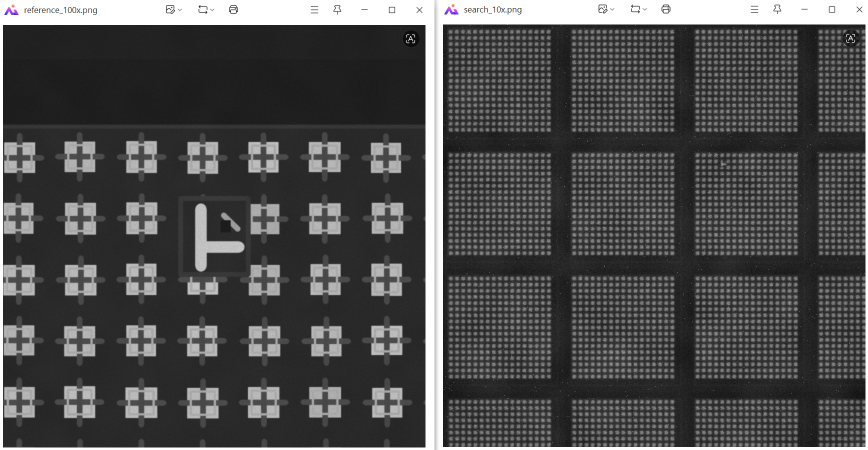
#> input picture images/generate.png, 1736 x 899 px (shown at 1/2 size)
$ python -i generate_dram_47.py   (imports and definitions only)
#> lines starting #> are read from the running program, lines starting #| are printed output that depends on the picture
import cv2
import json
import numpy as np
from pathlib import Path


# ============================================================
# DRAM-47
# Cross-point DRAM with broken wordline
# ============================================================


SEED = 20260817
rng = np.random.default_rng(SEED)
OUT = Path(__file__).resolve().parents[1] / "results" / "generated_dataset_images" / "dram_47"
SIZE = 10000
REF_SIZE = 1000
SEARCH_SIZE = 1000

BROKEN_Y = 5200
BROKEN_X0 = 1200
BROKEN_X1 = 2600


def draw_line(img, x1, y1, x2, y2, value, width):
    cv2.line(img, (int(x1), int(y1)), (int(x2), int(y2)), int(value), int(width), lineType=cv2.LINE_AA)


def draw_dot(img, x, y, value):
    cv2.circle(img, (int(x), int(y)), 4, int(value), -1, lineType=cv2.LINE_AA)


# [11 lines left out: function create_scene, not called in this run]


def apply_sem_noise(img, mode="search"):
    out = img.astype(float)
    if mode == "reference":
        out = cv2.GaussianBlur(out, (3, 3), 0.4)
        out += rng.normal(0, 1.2, out.shape)
    else:
        out = cv2.GaussianBlur(out, (5, 5), 1.0)
        drift = np.linspace(-2, 2, out.shape[0])
        out += drift[:, None]
        jitter = rng.normal(0, 1.8, (out.shape[0], 1))
        out += jitter
        out += rng.normal(0, 3.2, out.shape)
    return np.clip(out, 0, 255).astype(np.uint8)


# [5 lines left out: function create_reference, not called in this run]


def create_search(scene):
    search = cv2.resize(scene, (SEARCH_SIZE, SEARCH_SIZE), interpolation=cv2.INTER_AREA)
    return apply_sem_noise(search, mode="search")


# [23 lines left out: functions save_outputs, main, not called in this run]


# [2 lines not run here, left out]

>>> import cv2
>>> picture = cv2.imread('../images/generate.png')
#> picture is the input picture: shape (899, 1736, 3); mean B, G, R 77.4, 77.4, 77.4
>>> result = create_search(picture)
#> in create_search, `search = cv2.resize(scene, (SEARCH_SIZE, SEARCH_SIZE), interpolation=c..`:
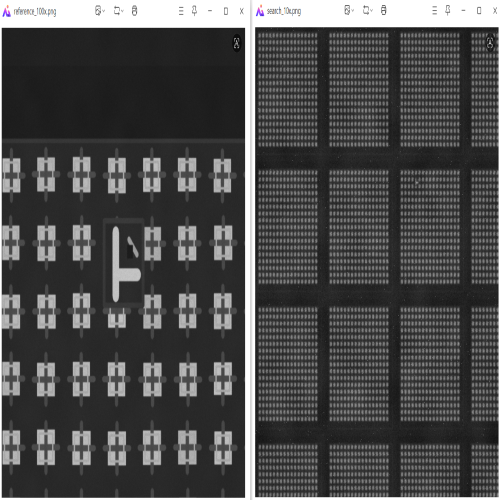
#> search: shape (1000, 1000, 3) (shown at 1/2 size); mean B, G, R 77.3, 77.2, 77.3
#> in apply_sem_noise, `out += rng.normal(0, 3.2, out.shape)`:
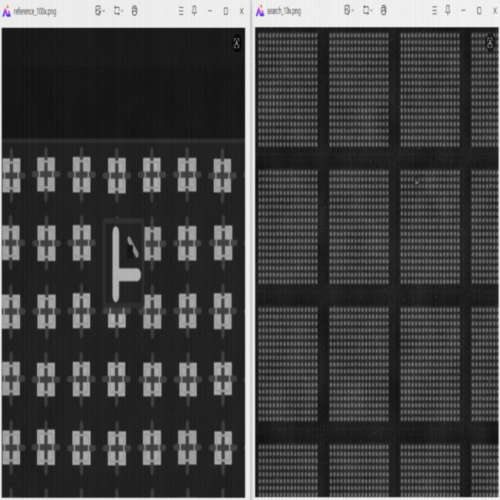
#> out: shape (1000, 1000, 3) float64 (shown at 1/2 size); mean B, G, R 77.3, 77.3, 77.3; drawn with min black and max white
